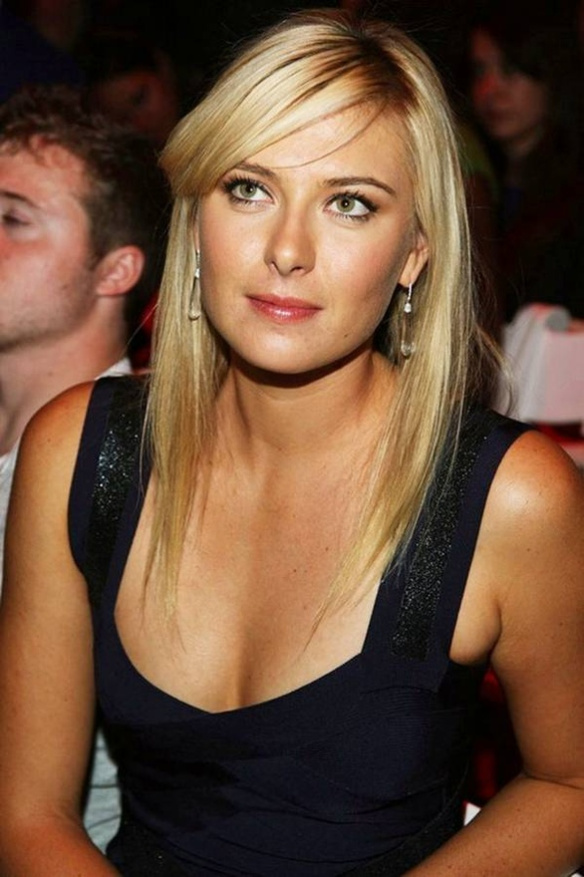
#> input picture maria_sharapova/95349717081091468_hv3jryev_f.jpg, 584 x 877 px, found by its file name
$ jupyter execute --allow-errors 'Image classification.ipynb'   (shell and % lines are left out)
#> lines starting #> are read from the running program, lines starting #| are printed output that depends on the picture; after the words box and inside, x2 and y2 are one past the last pixel; in counts of white or black regions, pixels touching at a corner belong together
[cell 1]
import numpy as np
import cv2
import matplotlib
import matplotlib.pyplot as plt

 #### Preprocessing: Detect face and eyes

[cell 2]
img = cv2.imread('./images_dataset/maria_sharapova/95349717081091468_hv3jryev_f.jpg')
#> img is the input picture: shape (877, 584, 3); mean B, G, R 57.2, 79.2, 110.4
img.shape
#> Out = (877, 584, 3)

[cell 3]
plt.imshow(img)

[cell 4]
gray = cv2.cvtColor(img, cv2.COLOR_BGR2GRAY)
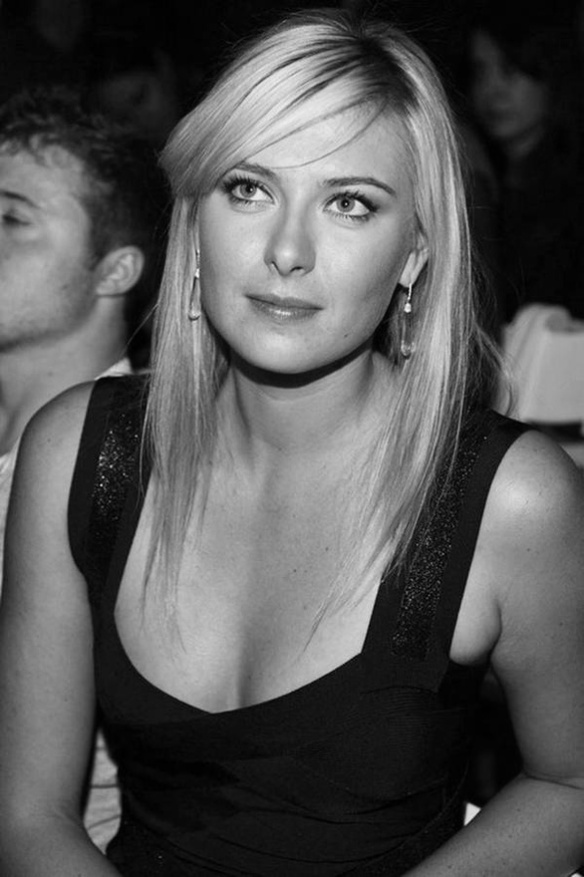
#> gray: shape (877, 584); min 0, max 246, mean 86
gray.shape
#> Out = (877, 584)

[cell 5]
plt.imshow(gray)

[cell 6]
gray

[cell 7]
plt.imshow(gray, cmap='gray')

[cell 8]
face_cascade = cv2.CascadeClassifier('./opencv/haarcascades/haarcascade_frontalface_default.xml')
eye_cascade = cv2.CascadeClassifier('./opencv/haarcascades/haarcascade_eye.xml')

faces = face_cascade.detectMultiScale(gray, 1.3, 5)
#> faces = [[162, 92, 273, 273]]
faces
#> Out = [[162, 92, 273, 273]]

[cell 9]
(x,y,w,h) = faces[0]
#> x = 162; y = 92; w = 273; h = 273
x,y,w,h
#> Out = (162, 92, 273, 273)

[cell 10]
face_img = cv2.rectangle(img,(x,y),(x+w,y+h),(255,0,0),2)
plt.imshow(face_img)

[cell 11]
cv2.destroyAllWindows()
for (x,y,w,h) in faces:
    face_img = cv2.rectangle(img,(x,y),(x+w,y+h),(255,0,0),2)
    roi_gray = gray[y:y+h, x:x+w]
    roi_color = face_img[y:y+h, x:x+w]
    eyes = eye_cascade.detectMultiScale(roi_gray)
    for (ex,ey,ew,eh) in eyes:
        cv2.rectangle(roi_color,(ex,ey),(ex+ew,ey+eh),(0,255,0),2)
#> this loop made 1 pass
#> (x, y, w, h, eyes) on pass 1: (162, 92, 273, 273, [[156, 84, 58, 58], [124, 167, 22, 22], [50, 67, 63, 63]])
#> pass 1, `roi_color = face_img[y:y+h, x:x+w]`:
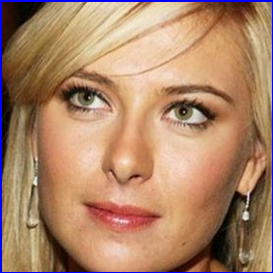
#> roi_color: shape (273, 273, 3); mean B, G, R 104.3, 133.1, 172.8
#> after the loop:
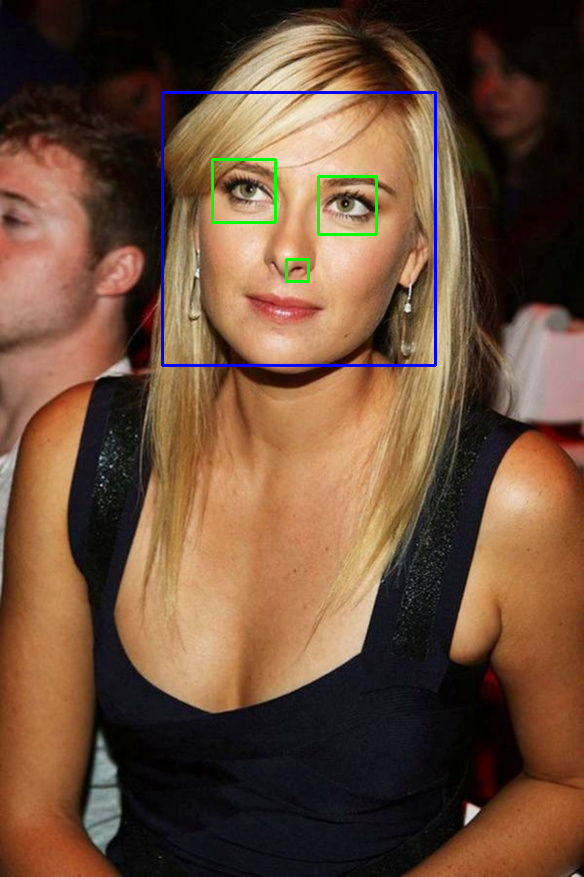
#> img: shape (877, 584, 3); mean B, G, R 57.9, 78.8, 108.8
#> after the loop:
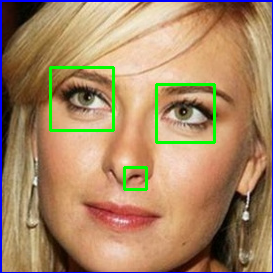
#> roi_color: shape (273, 273, 3); 2.29% of pixels changed, all inside (x1, y1, x2, y2) = (49, 66, 216, 191)


plt.figure()
plt.imshow(face_img, cmap='gray')
plt.show()

#### Preprocessing: Crop the facial region of the image

[cell 12]
plt.imshow(roi_color, cmap='gray')

[cell 13]
cropped_img = np.array(roi_color)
cropped_img.shape
#> Out = (273, 273, 3)

#### Preprocessing: Use wavelet transform as a feature for traning our model

[cell 14]
import numpy as np
import pywt
import cv2

def w2d(img, mode='haar', level=1):
#> called with mode = 'db1', level = 5
    imArray = img
    #Datatype conversions
    #convert to grayscale
    imArray = cv2.cvtColor( imArray,cv2.COLOR_RGB2GRAY )
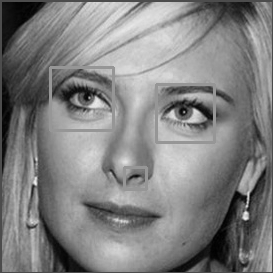
#> imArray: shape (273, 273); min 0, max 242, mean 128.9
    #convert to float
    imArray =  np.float32(imArray)
    imArray /= 255;
    # compute coefficients
    coeffs=pywt.wavedec2(imArray, mode, level=level)
#> coeffs = 6 items

    #Process Coefficients
    coeffs_H=list(coeffs)
#> coeffs_H = 6 items
    coeffs_H[0] *= 0;

    # reconstruction
    imArray_H=pywt.waverec2(coeffs_H, mode);
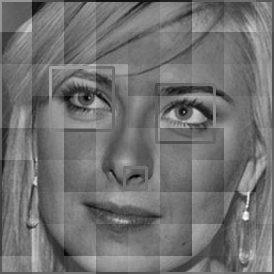
#> imArray_H: shape (274, 274) float32; min -0.531, max 0.676, mean 0.00735; drawn with min black and max white
    imArray_H *= 255;
    imArray_H =  np.uint8(imArray_H)
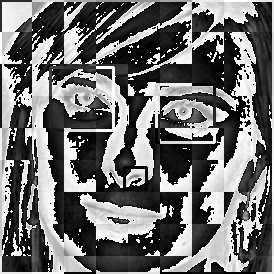
#> imArray_H: shape (274, 274); min 0, max 255, mean 110.7

    return imArray_H

[cell 15]
im_har = w2d(cropped_img,'db1',5)
plt.imshow(im_har, cmap='gray')

#### Preprocessing: Load image, detect face. If eyes >=2, then save and crop the face region

Lets write a python function that can take input image and returns cropped image (if face and eyes >=2 are detected)

[cell 16]
def get_cropped_image_if_2_eyes(image_path):
    img = cv2.imread(image_path)
    gray = cv2.cvtColor(img, cv2.COLOR_BGR2GRAY)
    faces = face_cascade.detectMultiScale(gray, 1.3, 5)
#> faces = [[162, 92, 273, 273]]
    for (x,y,w,h) in faces:
        roi_gray = gray[y:y+h, x:x+w]
        roi_color = img[y:y+h, x:x+w]
        eyes = eye_cascade.detectMultiScale(roi_gray)
        if len(eyes) >= 2:
            return roi_color
#> this loop made 1 pass
#> pass 1, in get_cropped_image_if_2_eyes, `roi_color = img[y:y+h, x:x+w]`:
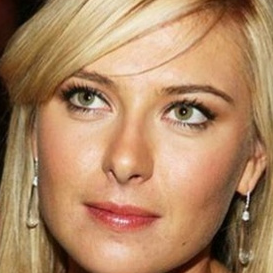
#> roi_color: shape (273, 273, 3); mean B, G, R 100.2, 135.2, 175.5

[cell 17]
original_image = cv2.imread('./images_dataset/maria_sharapova/95349717081091468_hv3jryev_f.jpg')
plt.imshow(original_image)

[cell 18]
cropped_image = get_cropped_image_if_2_eyes('./images_dataset/maria_sharapova/95349717081091468_hv3jryev_f.jpg')
plt.imshow(cropped_image)

In below image face is not very clear and it doesn't have two eyes clearly visible

[cell 19]
org_image_obstructed = cv2.imread('./images_dataset/maria_sharapova/2900.jpg')
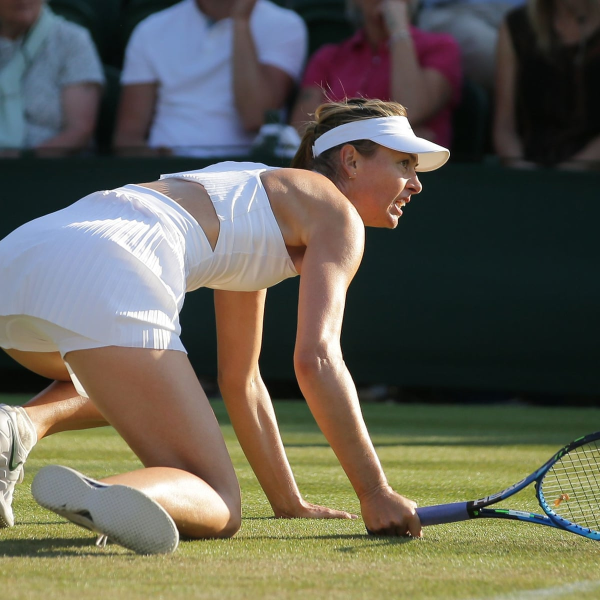
#> input picture maria_sharapova/2900.jpg, 1200 x 1200 px, found by its file name (shown at 1/2 size)
#> org_image_obstructed is the input picture: shape (1200, 1200, 3); mean B, G, R 86.3, 97.9, 100.4
plt.imshow(org_image_obstructed)

[cell 20]
cropped_image_no_2_eyes = get_cropped_image_if_2_eyes('./images_dataset/maria_sharapova/2900.jpg')
#> in get_cropped_image_if_2_eyes (call 2), `gray = cv2.cvtColor(img, cv2.COLOR_BGR2GRAY)`:
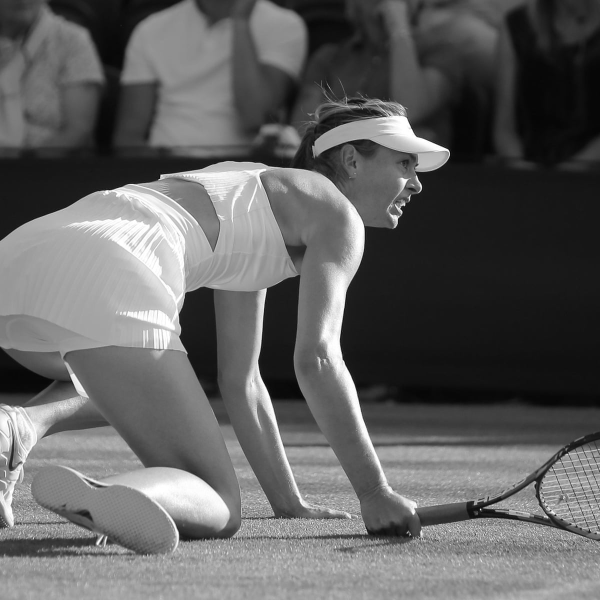
#> gray: shape (1200, 1200) (shown at 1/2 size); min 0, max 255, mean 97.4
#> in get_cropped_image_if_2_eyes (call 2), `faces = face_cascade.detectMultiScale(gray, 1.3, 5)`: faces = ()
cropped_image_no_2_eyes

Above cropped_image_no_2_eyes is None which means we should ignore this image and we will not use such image for model training

[cell 21]
path_to_data = "./images_dataset/"
path_to_cr_data = "./images_dataset/cropped/"

[cell 22]
import os
img_dirs = []
#> (the rest of this cell did not finish here and is left out)

[cell 23]
img_dirs

Go through all images in dataset folder and create cropped images for them. There will be cropped folder inside dataset folder after you run this code

[cell 24]
import shutil
if os.path.exists(path_to_cr_data):
     shutil.rmtree(path_to_cr_data)
os.mkdir(path_to_cr_data)

[cell 25]
cropped_image_dirs = []
celebrity_file_names_dict = {}

for img_dir in img_dirs:
    count = 1
    celebrity_name = img_dir.split('/')[-1]
    print(celebrity_name)

    celebrity_file_names_dict[celebrity_name] = []

    for entry in os.scandir(img_dir):
        roi_color = get_cropped_image_if_2_eyes(entry.path)
        if roi_color is not None:
            cropped_folder = path_to_cr_data + celebrity_name
            if not os.path.exists(cropped_folder):
                os.makedirs(cropped_folder)
                cropped_image_dirs.append(cropped_folder)
                print("Generating cropped images in folder: ",cropped_folder)

            cropped_file_name = celebrity_name + str(count) + ".png"
            cropped_file_path = cropped_folder + "/" + cropped_file_name

            cv2.imwrite(cropped_file_path, roi_color)
            celebrity_file_names_dict[celebrity_name].append(cropped_file_path)
            count += 1

#### Now you should have cropped folder under datasets folder that contains cropped images
Manually examine cropped folder and delete any unwanted images

[cell 26]
celebrity_file_names_dict = {}
for img_dir in cropped_image_dirs:
    celebrity_name = img_dir.split('/')[-1]
    file_list = []
    for entry in os.scandir(img_dir):
        file_list.append(entry.path)
    celebrity_file_names_dict[celebrity_name] = file_list
celebrity_file_names_dict

[cell 27]
class_dict = {}
count = 0
for celebrity_name in celebrity_file_names_dict.keys():
    class_dict[celebrity_name] = count
    count = count + 1
class_dict
